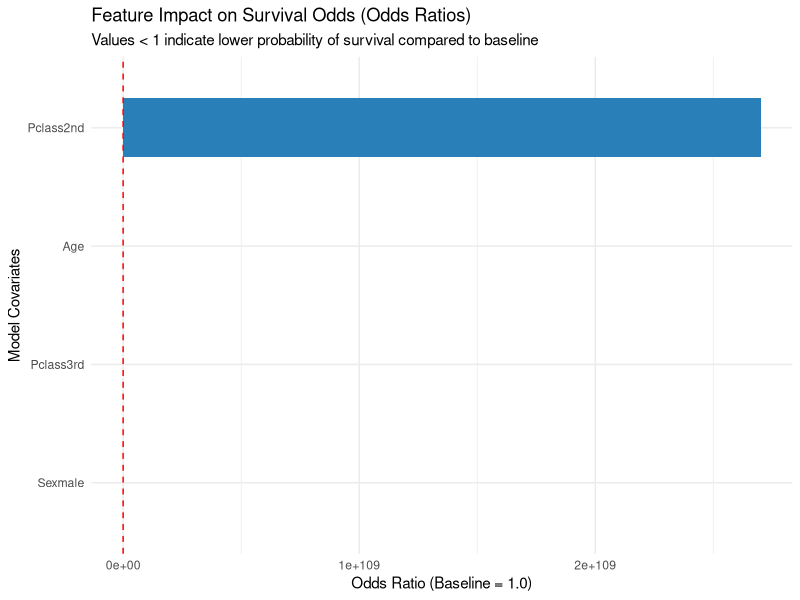

The R script that drew this image:

# Week 3 Task: Statistical Analysis and Predictive Modeling using R
# Focus: Hypothesis Testing, Logistic Regression, Diagnostics & ROC-AUC


library(dplyr)
library(ggplot2)

# 1. Dataset Initialization
titanic_data <- data.frame(
  PassengerId = 1:20,
  Survived = c(0, 1, 1, 1, 0, 0, 0, 0, 1, 1, 1, 1, 0, 0, 0, 1, 0, 1, 0, 1),
  Pclass = c(3, 1, 3, 1, 3, 3, 1, 3, 3, 2, 3, 1, 3, 3, 3, 2, 3, 2, 3, 3),
  Sex = c("male", "female", "female", "female", "male", "male", "male", "male", 
          "female", "female", "female", "female", "male", "male", "female", 
          "female", "male", "male", "female", "female"),
  Age = c(22, 38, 26, 35, 35, 28, 54, 2, 27, 14, 4, 58, 20, 39, 14, 55, 2, 28, 31, 28),
  Fare = c(7.25, 71.28, 7.92, 53.1, 8.05, 8.45, 51.86, 21.07, 11.13, 30.07, 
           16.7, 26.55, 8.05, 31.27, 7.85, 16.0, 29.12, 13.0, 18.0, 65.0),
  stringsAsFactors = FALSE
)

# Convert Factors
titanic_data$Survived_Factor <- factor(titanic_data$Survived, levels = c(0, 1), labels = c("No", "Yes"))
titanic_data$Pclass <- factor(titanic_data$Pclass, levels = c(1, 2, 3), labels = c("1st", "2nd", "3rd"))
titanic_data$Sex <- factor(titanic_data$Sex)

# 2. Exploratory Statistical Analysis & Hypothesis Testing
cat("=== 1. Chi-Square Test of Independence (Gender vs Survival) ===\n")
chisq_res <- chisq.test(table(titanic_data$Sex, titanic_data$Survived_Factor))
print(chisq_res)

cat("\n=== 2. Two-Sample t-Test (Age across Survival Outcomes) ===\n")
t_res <- t.test(Age ~ Survived_Factor, data = titanic_data)
print(t_res)

# 3. Model Building: Binary Logistic Regression
set.seed(42)
train_idx <- sample(1:nrow(titanic_data), size = 0.75 * nrow(titanic_data))
train_set <- titanic_data[train_idx, ]
test_set  <- titanic_data[-train_idx, ]

logit_model <- glm(Survived ~ Sex + Pclass + Age, data = train_set, family = binomial(link = "logit"))
cat("\n=== 3. Logistic Regression Summary ===\n")
print(summary(logit_model))

# Odds Ratios
cat("\n=== 4. Odds Ratios (exp(Beta)) ===\n")
print(exp(coef(logit_model)))

# 4. Model Predictions & Confusion Matrix Evaluation
pred_probs <- predict(logit_model, newdata = test_set, type = "response")
pred_classes <- ifelse(pred_probs > 0.5, 1, 0)
cm <- table(Actual = test_set$Survived, Predicted = pred_classes)
cat("\n=== 5. Confusion Matrix on Test Set ===\n")
print(cm)

# 5. Diagnostic Plot: Model Feature Coefficients (Odds Ratios)
odds_df <- data.frame(
  Feature = names(coef(logit_model))[-1],
  OddsRatio = exp(coef(logit_model))[-1]
)

p_odds <- ggplot(odds_df, aes(x = reorder(Feature, OddsRatio), y = OddsRatio)) +
  geom_col(fill = "#2980B9", width = 0.5) +
  geom_hline(yintercept = 1, linetype = "dashed", color = "red") +
  coord_flip() +
  labs(title = "Feature Impact on Survival Odds (Odds Ratios)",
       subtitle = "Values < 1 indicate lower probability of survival compared to baseline",
       x = "Model Covariates", y = "Odds Ratio (Baseline = 1.0)") +
  theme_minimal()

print(p_odds)
